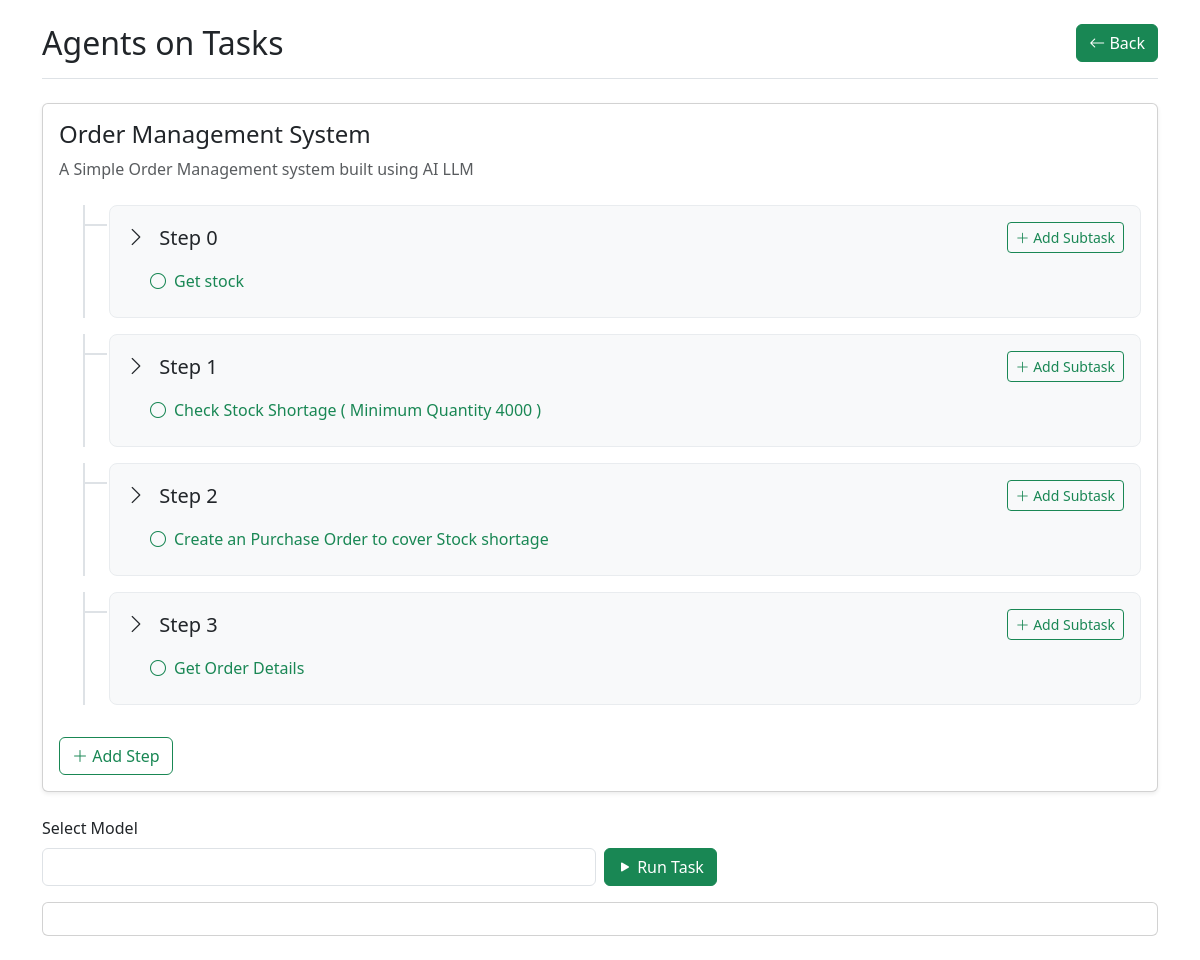
Screenshot of /task/edit/10 with the database file from the repository.
### agentoapp/models.py (models this page shows, shortened)
class Task(models.Model):
    name = models.CharField(max_length=100)
    description = models.CharField(max_length=100)

class SubTask(models.Model):
    belongs_to = models.ForeignKey(Task,on_delete=models.DO_NOTHING)
    name = models.CharField(max_length=100)
    context = models.CharField(max_length=2048)
    instruction = models.CharField(max_length=2048)
    outputFormatInstruction = models.CharField(max_length=2048)
    step = models.IntegerField()
    def __str__(self):
        return self.name

### agentoapp/views.py (the view, shortened to what this page needs)
# urls.py: path('task/',views.index, name='index'),
def task(request,action,id):
    print(action,id)
    print(request.POST)
    if action == 'create':
        taskName = request.POST.get('taskName','')
        taskDescription = request.POST.get('taskDescription','')
        print(taskName,taskDescription)
        Task.objects.create(name=taskName,description=taskDescription)
    task = None
    steps = None
    st_list = []
    if id:
        task = Task.objects.get(id=id)
        for st in SubTask.objects.filter(belongs_to=id).order_by('step'):
            print(st)
            current_step = st.step
            found = False
            for stl in st_list:
                if stl['step'] == current_step:
                    found = True
                    stl['subtasks'].append(st)
            if not found:
                st_list.append({'step':st.step, 'subtasks':[st]})
                found = False
    response: ListResponse = list()
    available_models = [model.model for model in response.models]
    return render(request,'agentoapp/task.html',context={'action':action,'id':id,'task':task,'st_list':st_list,'available_models':available_models})

### agentoapp/templates/agentoapp/task.html (shortened to what this page needs)
<!DOCTYPE html>
<html lang="en">
<head>
    <link href="https://cdn.jsdelivr.net/npm/bootstrap@5.3.3/dist/css/bootstrap.min.css" rel="stylesheet"
>
    <link rel="stylesheet" href="https://cdn.jsdelivr.net/npm/bootstrap-icons@1.11.3/font/bootstrap-icons.min.css">
</head>
<body class="container py-4">
    <header class="border-bottom pb-3 mb-4">
        <div class="d-flex justify-content-between align-items-center">
            <h1 class="h2 mb-0">Agents on Tasks</h1>
            <a class="btn btn-success" href="{% url 'agentoapp:index' %}">
                <i class="bi bi-arrow-left"></i> Back
            </a>
        </div>
    </header>
    <main>
        {% if action == 'create' %}
        <div class="container">
            <div class="card shadow-sm">
                <div class="card-body">
                    <h2 class="h4 mb-4">Create a new Task</h2>
                    <form method="POST" action="{% url 'agentoapp:task' action='create' id=0 %}" class="needs-validation">
                        {% csrf_token %}
                        <div class="mb-3">
                            <label for="taskName" class="form-label">Task Name</label>
                            <input type="text" class="form-control" name="taskName" id="taskName"
                                placeholder="Enter task name" required>
                        </div>
                        <div class="mb-3">
                            <label for="taskDescription" class="form-label">Description</label>
                            <textarea class="form-control" name="taskDescription" id="taskDescription"
                                rows="3" placeholder="Enter task description"></textarea>
                        </div>
                        <button type="submit" class="btn btn-primary">
                            <i class="bi bi-check-lg"></i> Create Task
                        </button>
                    </form>
                </div>
            </div>
        </div>
        {% elif action == 'edit' %}
        <div class="card shadow-sm">
            <div class="card-body">
                <div class="task-tree">
                    <div class="task-header mb-4">
                        <h2 class="h4 mb-2">{{task.name}}</h2>
                        <p class="text-muted">{{task.description}}</p>
                    </div>
                    <div id="subTasks">
                        {% for st in st_list %}
                        <div class="step-item">
                            <div class="step-container">
                                <div class="d-flex justify-content-between align-items-center mb-3">
                                    <h3 class="h5 mb-0">
                                        <a class="text-dark text-decoration-none" data-bs-toggle="collapse"
                                            href="#step{{st.step}}" role="button">
                                            <i class="bi bi-chevron-right collapse-icon me-2"></i>
                                            Step {{st.step}}
                                        </a>
                                    </h3>
                                    <a href="/task/{{id}}/step/{{st.step}}/addsubtask"
                                        class="btn btn-outline-success btn-sm">
                                        <i class="bi bi-plus-lg"></i> Add Subtask
                                    </a>
                                </div>
                                <div class="collapse show" id="step{{st.step}}">
                                    <div class="ps-4">
                                        {% for sbt in st.subtasks %}
                                        <div class="mb-2">
                                            <a href="/task/{{id}}/step/{{sbt.id}}/edit" class="subtask-link">
                                                <i class="bi bi-circle"></i>
                                                {{sbt.name}}
                                            </a>
                                        </div>
                                        {% endfor %}
                                    </div>
                                </div>
                            </div>
                        </div>
                        {% endfor %}
                    </div>
                    <button id="addStep" class="btn btn-outline-success mt-3">
                        <i class="bi bi-plus-lg"></i> Add Step
                    </button>
                </div>
            </div>
        </div>
        <div class="mt-4">
            <div class="row g-2 align-items-end mb-3">
                <div class="col-md-6">
                    <label for="modelSelect" class="form-label">Select Model</label>
                    <select class="form-control" id="modelSelect" name="model">
                        <option></option>
                    </select>
                </div>
                <div class="col-md-6">
                    <a id="runTaskBtn" href="/task/run/{{id}}" class="btn btn-success">
                        <i class="bi bi-play-fill"></i> Run Task
                    </a>
                </div>
            </div>
            <div id="result" class="mt-3 card">
                <div class="card-body"></div>
            </div>
        </div>
        {% endif %}
    </main>
</body>
</html>

### agentoapp/templates/agentoapp/task.html (style rules this page uses)
.task-tree .step-item { border-left: 2px solid #dee2e6; margin-left: 1.5rem; padding-left: 1.5rem; position: relative; }
.task-tree .step-item::before { content: ''; position: absolute; left: -2px; top: 1.2rem; width: 1.5rem; height: 2px; background-color: #dee2e6; }
.step-container { background-color: #f8f9fa; border: 1px solid #e9ecef; border-radius: 0.5rem; padding: 1rem; margin-bottom: 1rem; transition: all 0.2s ease; }
.subtask-link { color: #198754; text-decoration: none; transition: color 0.2s; display: inline-flex; align-items: center; gap: 0.5rem; }
.collapse-icon { transition: transform 0.2s; }

### rows the page displays
Task: name "Order Management System", description "A Simple Order Management system built using AI LLM"
SubTask: name "Get stock"
SubTask: name "Check Stock Shortage ( Minimum Quantity 4000 )"
SubTask: name "Create an Purchase Order to cover Stock shortage"
SubTask: name "Get Order Details"

### other values shown
{{ st.step }} "0" "1" "2" "3"
